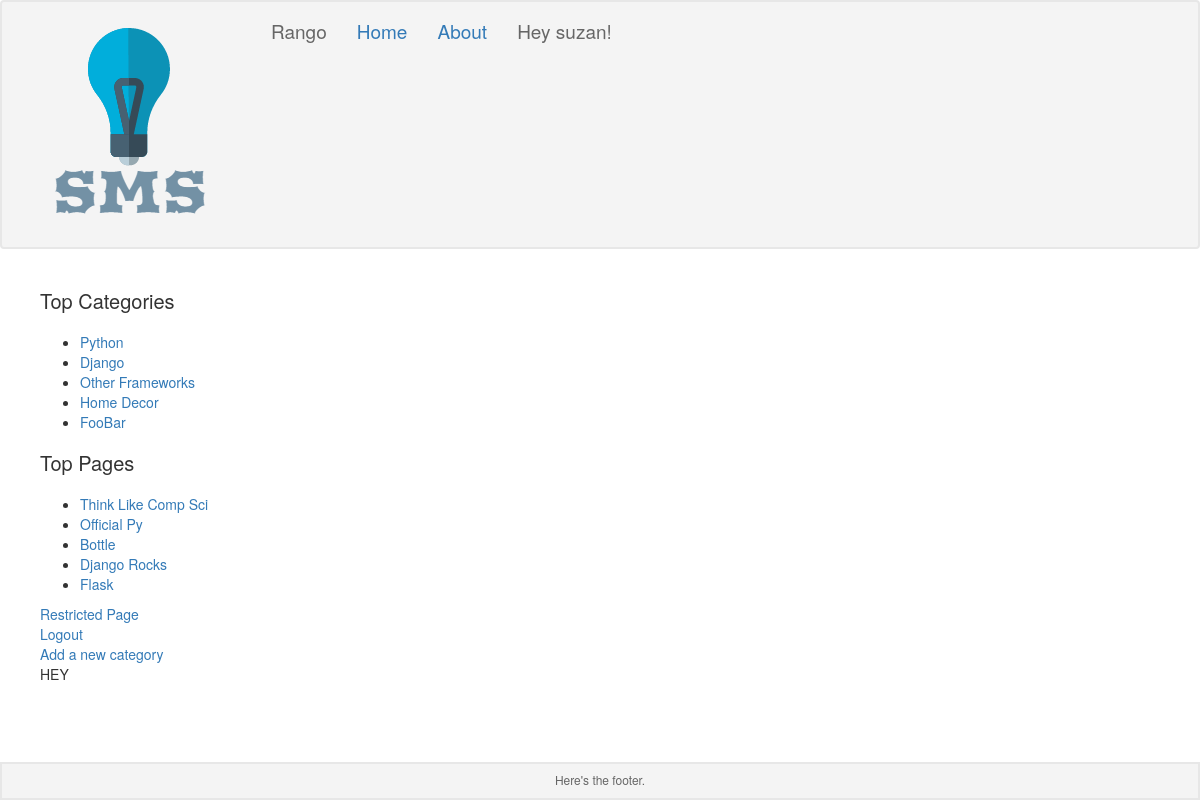
The app's page /rango/ (signed in) with its own data.
### rango/models.py (models this page shows, shortened)
class Category(models.Model):
    name = models.CharField(max_length=128, unique=True)
    views = models.IntegerField(default=0)
    likes = models.IntegerField(default=0)
    slug = models.SlugField()
    class Meta:
        verbose_name_plural = "Categories"

class Page(models.Model):
    category = models.ForeignKey(Category)
    title = models.CharField(max_length=128)
    url = models.URLField()
    views = models.IntegerField(default=0)

### rango/views.py (the view)
def index(request):
    category_list = Category.objects.order_by('-likes')[:5]
    page_list = Page.objects.order_by('-views')[:5]
    context_dict = {'categories': category_list, 'pages': page_list}
    return render(request, 'rango/index.html', context_dict)

### rango/templates/rango/index.html (shortened to what this page needs)
{% extends "rango/base.html" %}
{% block pagename %}Rango{% endblock pagename %}
{% block content %}
<section>
  <h1>Top Categories</h1>
  {% if categories %}
    <ul>
        {% for category in categories %}
        <li><a href="/rango/category/{{ category.slug }}">{{ category.name }}</a></li>
        {% endfor %}
    </ul>
    {% else %}
        <strong>There are no categories present.</strong>
    {% endif %}
    <h1>Top Pages</h1>
    {% if pages %}
    <ul>
        {% for page in pages %}
        <li><a href="{{ page.url }}">{{ page.title }}</a></li>
        {% endfor %}
    </ul>
    {% else %}
        <strong>There are no pages present.</strong>
    {% endif %}
    {% if user.is_authenticated %}
    <a href="/rango/restricted/">Restricted Page</a><br />
    <a href="/rango/logout/">Logout</a><br />
    {% else %}
    <a href="/rango/register/">Register Here!</a><br />
    <a href="/rango/login/">Login Here!</a><br />
    {% endif %}
    <a href="/rango/add_category/">Add a new category</a><br />
<p> HEY </p>
</section>
{% endblock %}

### rango/templates/rango/base.html (shortened to what this page needs)
<!DOCTYPE html>
<html lang="en">
{% load staticfiles %}
<head>
    {% block head_css %}
        <link rel="stylesheet" href="{% static 'bootstrap/css/bootstrap.min.css' %}" type="text/css" />
    	<link rel="stylesheet" href="{% static 'style.css' %}" type="text/css"  />
    {% endblock head_css %}
</head>
<body>
    <header>
        <div class="navbar">
        <ul>
            <li><img src="{% static 'logo.png' %}" /></li>
            <li>{% block pagename %}My Site{% endblock pagename %}</li>
            <li><a href="/rango/">Home</a></li>
            <li><a href="/rango/about">About</a></li>
            {% if user.is_authenticated %}
                <li>Hey {{ user.username }}!</li>
            {% endif %}
        </ul>
        </div>
    </header>
	<div class="mainpage">
		{% block content %}
		{% endblock %}
	</div>
    <footer class="footer">
        <p>Here's the footer.</p>
    </footer>
</body>
</html>

### rango/static/style.css (style rules this page uses)
html, body { height: 100%; margin: 0; }
.navbar { border: 2px solid #e7e7e7; background-color: #f4f4f4; }
.navbar ul { list-style-type: none; margin: 0; padding: 0; }
.navbar li { float: left; display: block; padding: 15px; color: #666; font-size: 19px; }
.mainpage { padding-top: 1px; padding-left: 40px; }
section h1 { font-size: 20px; padding-bottom: 10px; }
.footer { width: 100%; text-align: center; bottom: 0; position: fixed; padding-top: 7px; font-size: 12px; color: #666; background-color: #f4f4f4; border: 2px solid #e7e7e7; }

### records on screen
Category: name "Python"
Category: name "Django"
Category: name "Other Frameworks"
Category: name "Home Decor"
Category: name "FooBar"
Page: title "Think Like Comp Sci"
Page: title "Official Py"
Page: title "Bottle"
Page: title "Django Rocks"
Page: title "Flask"

### other values on screen
{{ user.username }} "suzan"
